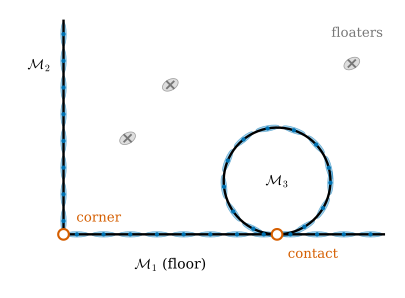

Recreate this plot in Python.
"""Figure 49.2.1: a cross-section of a scene in the sense of Definition 2.1 of [GeoSplat25] (merged local manifolds).

The cross-section (a plane x-z slice of a room) is a union of three curves:
  floor  z = 0, 0 <= x <= 3;  wall  x = 0, 0 <= z <= 2;  a ball of radius 0.5 resting on the floor at (2, 0.5).
Each curve is smooth except at the singular points: the corner (0, 0), where floor and wall meet, and the contact point
(2, 0), where the ball touches the floor. Gaussian centres (dots) are placed on the curves at arc-length spacing 0.25,
each drawn as a flat 1-sigma ellipse (half-axes 0.11 along the tangent, 0.025 along the normal). Three "floaters"
(grey crosses) are off every curve: Definition 2.1 assumes that no centre is like them.

Run from the project root: PYTHONPATH=tools python3 chapters/49-paper-geosplat/figures/fig-49-2-1-merged-manifolds.py
"""
import numpy as np

import dgfig

dgfig.setup()
import matplotlib.pyplot as plt  # noqa: E402
from matplotlib.patches import Ellipse  # noqa: E402

C = dgfig.COLORS
h = 0.25
pts, tans = [], []
for x in np.arange(h / 2, 3.0, h):                      # floor
    pts.append((x, 0.0)); tans.append((1.0, 0.0))
for z in np.arange(h / 2, 2.0, h):                      # wall
    pts.append((0.0, z)); tans.append((0.0, 1.0))
c, r = np.array([2.0, 0.5]), 0.5
for a in np.arange(0, 2 * np.pi, h / r) + 0.5 * h / r:   # ball
    p = c + r * np.array([np.cos(a), np.sin(a)])
    pts.append(tuple(p)); tans.append((-np.sin(a), np.cos(a)))
pts, tans = np.array(pts), np.array(tans)
floaters = np.array([[1.0, 1.4], [2.7, 1.6], [0.6, 0.9]])

# self-checks: every centre is on one of the three curves; floaters are at least 0.35 from all of them
def dist_to_scene(p):
    d_floor = abs(p[1]) if 0 <= p[0] <= 3 else np.hypot(min(abs(p[0]), abs(p[0] - 3)), p[1])
    d_wall = abs(p[0]) if 0 <= p[1] <= 2 else np.hypot(p[0], min(abs(p[1]), abs(p[1] - 2)))
    d_ball = abs(np.linalg.norm(p - c) - r)
    return min(d_floor, d_wall, d_ball)


assert max(dist_to_scene(p) for p in pts) < 1e-12
assert min(dist_to_scene(p) for p in floaters) > 0.35
assert np.allclose(np.linalg.norm(tans, axis=1), 1)

fig, ax = plt.subplots(figsize=(5.6, 3.9))
ax.plot([0, 3], [0, 0], color=C["main"], lw=1.8)
ax.plot([0, 0], [0, 2], color=C["main"], lw=1.8)
t = np.linspace(0, 2 * np.pi, 300)
ax.plot(c[0] + r * np.cos(t), c[1] + r * np.sin(t), color=C["main"], lw=1.8)
for p, tv in zip(pts, tans):
    ang = np.degrees(np.arctan2(tv[1], tv[0]))
    ax.add_patch(Ellipse(p, 2 * 0.11, 2 * 0.025, angle=ang, facecolor=C["region"], alpha=0.55,
                         edgecolor=C["tangent"], lw=0.6))
ax.plot(pts[:, 0], pts[:, 1], "o", color=C["tangent"], ms=2.2)
for p in floaters:
    ax.add_patch(Ellipse(p, 0.16, 0.10, angle=30, facecolor=C["surface"], alpha=0.7, edgecolor=C["aux"], lw=0.6))
    ax.plot(*p, "x", color=C["aux"], ms=6, mew=1.4)
for p, lab, off in (((0, 0), "corner", (0.12, 0.12)), ((2, 0), "contact", (0.1, -0.22))):
    ax.plot(*p, "o", mfc="white", mec=C["normal"], ms=8, mew=1.6, zorder=6)
    ax.text(p[0] + off[0], p[1] + off[1], lab, color=C["normal"], fontsize=10)
ax.text(2.75, 1.85, "floaters", color=C["aux"], fontsize=10, ha="center")
ax.text(1.0, -0.22, r"$\mathcal{M}_1$ (floor)", fontsize=10.5, ha="center", va="top")
ax.text(-0.12, 1.55, r"$\mathcal{M}_2$", fontsize=10.5, ha="right")
ax.text(2.0, 0.5, r"$\mathcal{M}_3$", fontsize=10.5, ha="center", va="center")
ax.set_aspect("equal")
ax.set_xlim(-0.55, 3.15)
ax.set_ylim(-0.55, 2.15)
ax.set_axis_off()
dgfig.save(fig, __file__)
